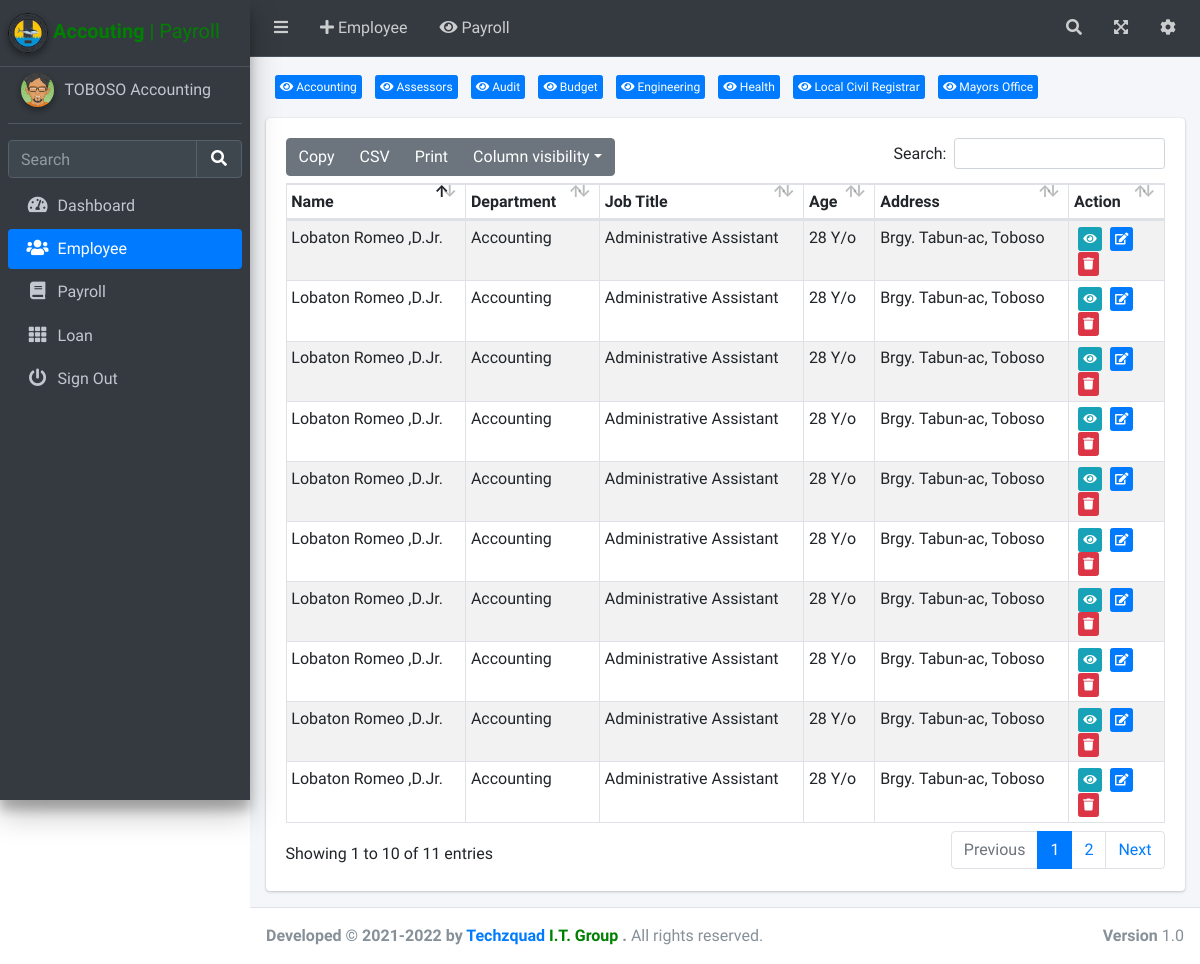
Page /Employee/viewDepartment?id=1 (signed in) on the committed database.
### tables this page shows
CREATE TABLE `department` (
  `d_id` int(15) NOT NULL,
  `department` varchar(40) NOT NULL
);

CREATE TABLE `employee` (
  `e_id` int(15) NOT NULL,
  `first_name` varchar(25) NOT NULL,
  `middle_name` varchar(25) NOT NULL,
  `last_name` varchar(25) NOT NULL,
  `suffix` varchar(5) NOT NULL,
  `gender` varchar(6) NOT NULL,
  `birth_date` date NOT NULL,
  `addres` varchar(60) NOT NULL,
  `stat` varchar(20) NOT NULL,
  `email` varchar(40) NOT NULL,
  `contact` int(16) NOT NULL,
  `religion` varchar(30) NOT NULL,
  `educational_attainment` varchar(30) NOT NULL,
  `course` varchar(50) NOT NULL,
  `employee_type` varchar(20) NOT NULL,
  `department` varchar(50) NOT NULL,
  `job_title` varchar(50) NOT NULL,
  `salary` int(12) NOT NULL,
  `cse` varchar(3) NOT NULL,
  `cse_type` varchar(30) NOT NULL,
  `hired` date NOT NULL,
  `created` timestamp NOT NULL DEFAULT CURRENT_TIMESTAMP
);

CREATE TABLE `job` (
  `j_id` int(15) NOT NULL,
  `job` varchar(35) NOT NULL
);

CREATE TABLE `addres` (
  `a_id` int(15) NOT NULL,
  `addres` varchar(50) NOT NULL,
  `created` datetime NOT NULL DEFAULT CURRENT_TIMESTAMP
);

### Employee/viewDepartment.php (called while the page is built, shortened)
<?php include '../includes/header.php';?>
<?php include '../includes/sideBar.php';?>
<?php include 'departmentBody.php';?>
<?php include '../includes/footer.php';?>
<?php include '../includes/footerScripts.php';?>

### Employee/departmentBody.php (the view, shortened to what this page needs)
<div class="content-wrapper"">
  <section class="content">
      <div class="container-fluid">
                       <?php
                        $Employee = "SELECT * FROM department ORDER BY department ASC";
                        $result = mysqli_query($con, $Employee);
                        if (mysqli_num_rows($result)> 0 )
                        {
                           while($row = mysqli_fetch_assoc($result)) {
                             echo '<a href="viewDepartment?id='.$row['d_id'].'"><button style="margin-left:1%;margin-top:2%;margin-bottom:2%" class="btn btn-xs btn-primary">
                                  <i class="fas fa-eye"></i> '.$row['department'].'
                                  </button></a> ';
                        }}
                        ?>
                        <br><div class="row">
          <div class="col-12">
          <div class="card">
              <div class="card-body">
                <table id="example1" class="table table-bordered table-striped">
                  <thead>
                  <tr>
                    <th >Name</th>
                    <th>Department</th>
                    <th>Job Title</th>
                    <th>Age</th>
                    <th>Address</th>
                    <th>Action</th>
                  </tr>
                  </thead>
                  <tbody>
                       <?php
                       $id = $_GET['id'];
                        $Employee = "SELECT a.e_id,a.first_name,a.middle_name,a.last_name,a.suffix,a.birth_date,b.addres,c.department,d.job FROM employee a
                        JOIN addres b ON a.addres = b.a_id
                        LEFT JOIN department c on a.department = c.d_id
                        LEFT JOIN job d on a.job_title = d.j_id
                        where a.department=$id ORDER BY a.last_name ASC";
                        $result = mysqli_query($con, $Employee);
                        if (mysqli_num_rows($result)> 0 )
                        {
                           while($row = mysqli_fetch_assoc($result)) {
                             echo '
                             <tr><td>'.$row['last_name'],' ',$row['first_name'],' ,', $row['middle_name'],$row['suffix'].'</td>
                             <td>'.$row['department'].'</td>
                             <td>'.$row['job'].'</td>
                             <td>'.date_diff(date_create($row['birth_date']),date_create('now'))->y.' Y/o</td>
                             <td>'.$row['addres'].'</td>
                             <td><a href="ViewEmployee?id='.$row['e_id'].'">
                             <button class="btn btn-xs btn-info" style="margin-left:5%" ><i class="fa fa-xl fa-eye"></i></button></a>
                             <a href="ViewEmployee?id='.$row['e_id'].'">
                             <button class="btn btn-xs btn-primary" style="margin-left:5%"  ><i class="fa fa-xl fa-edit"></i></button></a>
                             <button  onClick="delEmp('.$row['e_id'].')" style="margin-left:5%" class="btn btn-xs btn-danger"><i class="fa fa-xl fa-trash"></i></button>
                             </td>
                             </tr>
                            '  ;
                        }}
                        ?>
                </table>
              </div>
            </div>

### includes/header.php (shortened to what this page needs)
 <?php
  $a=$_SESSION["a_id"];
  $con = new mysqli (H , U , P , D);
  $sql= "SELECT username FROM admin where a_id=$a";
  $qry= $con->prepare($sql);
  $qry->execute();
  $qry->bind_result($username);
?>
  <!DOCTYPE html>
<html lang="en">
<head>
  <link rel="stylesheet" href="../includes/plugins/fontawesome-free/css/all.min.css">
  <link rel="stylesheet" href="../includes/plugins/overlayScrollbars/css/OverlayScrollbars.min.css">
  <link rel="stylesheet" href="../includes/dist/css/adminlte.min.css">
  <link rel="stylesheet" href="../includes/plugins/select2/css/select2.min.css">
  <link href="../includes/sweetalert.css" rel="stylesheet" type="text/css"/>
  <link rel="stylesheet" href="../includes/plugins/datatables-bs4/css/dataTables.bootstrap4.min.css">
  <link rel="stylesheet" href="../includes/plugins/datatables-responsive/css/responsive.bootstrap4.min.css">
  <link rel="stylesheet" href="../includes/plugins/datatables-buttons/css/buttons.bootstrap4.min.css">
</head>
<body class="hold-transition sidebar-mini layout-fixed layout-navbar-fixed layout-footer-fixed">
<div class="wrapper">
  <nav class="main-header navbar navbar-expand navbar-dark">
    <ul class="navbar-nav">
      <li class="nav-item">
        <a class="nav-link" data-widget="pushmenu" href="#" role="button"><i class="fas fa-bars"></i></a>
      </li>
      <li class="nav-item d-none d-sm-inline-block" data-toggle="modal" data-target="#employees">
        <a class="nav-link"><i class="fa fa-plus"></i> Employee</a>
      </li>
      <li class="nav-item d-none d-sm-inline-block">
        <a href="../Harvest/index" class="nav-link"><i class="fa fa-eye"></i> Payroll</a>
      </li>
    </ul>
    <ul class="navbar-nav ml-auto">
      <li class="nav-item">
        <a class="nav-link" data-widget="navbar-search" href="#" role="button">
          <i class="fas fa-search"></i>
        </a>
      </li>
      <li class="nav-item">
        <a class="nav-link" data-widget="fullscreen" href="#" role="button">
          <i class="fas fa-expand-arrows-alt"></i>
        </a>
      </li>
      <li class="nav-item" class="fa fa-plus" data-toggle="modal" data-target="#addSettings">
        <a class="nav-link" data-widget="control-sidebar" data-slide="true" href="#" role="button">
          <i class="fas fa-cog"></i>
        </a>
      </li>
    </ul>
  </nav>
  <aside class="main-sidebar sidebar-dark-primary elevation-4">
    <a href="index3.html" class="brand-link">
          <img src="../includes/dist/img/toboso.png" class="img-circle elevation-2" height="40px">
      <span style="color:green" class="breadcrumb-item"><b>Accouting</b> | Payroll</span>
    </a>
    <div class="sidebar">
      <div class="user-panel mt-3 pb-3 mb-3 d-flex">
        <div class="image">
          <img src="../includes/dist/img/avatar4.png" class="img-circle elevation-2" alt="User Image">
        </div>
        <div class="info">
          <a href="#" class="d-block"><?php echo $username;?></a>
        </div>
      </div>
      <div class="form-inline">
        <div class="input-group" data-widget="sidebar-search">
          <input class="form-control form-control-sidebar" type="search" placeholder="Search" aria-label="Search">
          <div class="input-group-append">
            <button class="btn btn-sidebar">
              <i class="fas fa-search fa-fw"></i>
            </button>
          </div>
        </div>
      </div>

### rows in the picture
department: department "Accounting"
department: department "Assessors"
department: department "Audit"
department: department "Budget"
department: department "Engineering"
department: department "Health"
department: department "Local Civil Registrar"
department: department "Mayors Office"
employee: last_name "Lobaton", first_name "Romeo", middle_name "D.", suffix "Jr.", department.department "Accounting", job.job "Administrative Assistant", birth_date "28", addres.addres "Brgy. Tabun-ac, Toboso"
employee: last_name "Lobaton", first_name "Romeo", middle_name "D.", suffix "Jr.", department.department "Accounting", job.job "Administrative Assistant", birth_date "28", addres.addres "Brgy. Tabun-ac, Toboso"
employee: last_name "Lobaton", first_name "Romeo", middle_name "D.", suffix "Jr.", department.department "Accounting", job.job "Administrative Assistant", birth_date "28", addres.addres "Brgy. Tabun-ac, Toboso"
employee: last_name "Lobaton", first_name "Romeo", middle_name "D.", suffix "Jr.", department.department "Accounting", job.job "Administrative Assistant", birth_date "28", addres.addres "Brgy. Tabun-ac, Toboso"
employee: last_name "Lobaton", first_name "Romeo", middle_name "D.", suffix "Jr.", department.department "Accounting", job.job "Administrative Assistant", birth_date "28", addres.addres "Brgy. Tabun-ac, Toboso"
employee: last_name "Lobaton", first_name "Romeo", middle_name "D.", suffix "Jr.", department.department "Accounting", job.job "Administrative Assistant", birth_date "28", addres.addres "Brgy. Tabun-ac, Toboso"
employee: last_name "Lobaton", first_name "Romeo", middle_name "D.", suffix "Jr.", department.department "Accounting", job.job "Administrative Assistant", birth_date "28", addres.addres "Brgy. Tabun-ac, Toboso"
employee: last_name "Lobaton", first_name "Romeo", middle_name "D.", suffix "Jr.", department.department "Accounting", job.job "Administrative Assistant", birth_date "28", addres.addres "Brgy. Tabun-ac, Toboso"
employee: last_name "Lobaton", first_name "Romeo", middle_name "D.", suffix "Jr.", department.department "Accounting", job.job "Administrative Assistant", birth_date "28", addres.addres "Brgy. Tabun-ac, Toboso"
employee: last_name "Lobaton", first_name "Romeo", middle_name "D.", suffix "Jr.", department.department "Accounting", job.job "Administrative Assistant", birth_date "28", addres.addres "Brgy. Tabun-ac, Toboso"

### other values in the picture
$username "TOBOSO Accounting"
